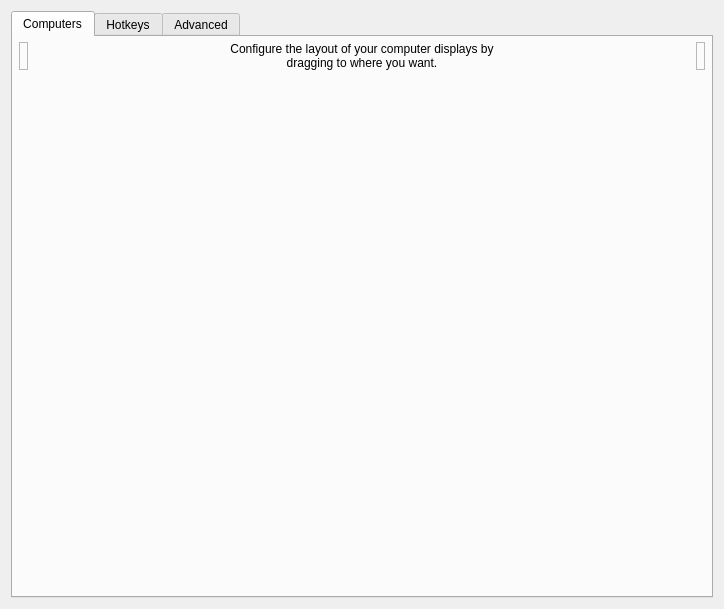
<?xml version="1.0" encoding="UTF-8"?>
<ui version="4.0">
 <class>ServerConfigDialog</class>
 <widget class="QDialog" name="ServerConfigDialog">
  <property name="geometry">
   <rect>
    <x>0</x>
    <y>0</y>
    <width>724</width>
    <height>609</height>
   </rect>
  </property>
  <property name="minimumSize">
   <size>
    <width>0</width>
    <height>0</height>
   </size>
  </property>
  <property name="windowTitle">
   <string>Server Configuration</string>
  </property>
  <layout class="QVBoxLayout" name="verticalLayout_3">
   <item>
    <widget class="QTabWidget" name="tabWidget">
     <widget class="QWidget" name="tabComputers">
      <attribute name="title">
       <string>Computers</string>
      </attribute>
      <layout class="QVBoxLayout">
       <property name="leftMargin">
        <number>6</number>
       </property>
       <property name="topMargin">
        <number>5</number>
       </property>
       <property name="rightMargin">
        <number>6</number>
       </property>
       <property name="bottomMargin">
        <number>5</number>
       </property>
       <item>
        <layout class="QHBoxLayout" name="layoutComputers">
         <property name="spacing">
          <number>6</number>
         </property>
         <item>
          <widget class="RemoveComputerWidget" name="lblRemoveComputer">
           <property name="acceptDrops">
            <bool>true</bool>
           </property>
           <property name="toolTip">
            <string>Drag a computer out of the layout to the trashcan to remove it.</string>
           </property>
           <property name="frameShape">
            <enum>QFrame::Shape::StyledPanel</enum>
           </property>
           <property name="frameShadow">
            <enum>QFrame::Shadow::Raised</enum>
           </property>
          </widget>
         </item>
         <item>
          <spacer name="horizontalSpacer_21">
           <property name="orientation">
            <enum>Qt::Orientation::Horizontal</enum>
           </property>
           <property name="sizeHint" stdset="0">
            <size>
             <width>40</width>
             <height>20</height>
            </size>
           </property>
          </spacer>
         </item>
         <item>
          <widget class="QLabel" name="label_2">
           <property name="sizePolicy">
            <sizepolicy hsizetype="Preferred" vsizetype="Preferred">
             <horstretch>1</horstretch>
             <verstretch>0</verstretch>
            </sizepolicy>
           </property>
           <property name="maximumSize">
            <size>
             <width>310</width>
             <height>16777215</height>
            </size>
           </property>
           <property name="text">
            <string>Configure the layout of your computer displays by dragging to where you want.</string>
           </property>
           <property name="alignment">
            <set>Qt::AlignmentFlag::AlignCenter</set>
           </property>
           <property name="wordWrap">
            <bool>true</bool>
           </property>
           <property name="indent">
            <number>-1</number>
           </property>
          </widget>
         </item>
         <item>
          <spacer name="horizontalSpacer_22">
           <property name="orientation">
            <enum>Qt::Orientation::Horizontal</enum>
           </property>
           <property name="sizeHint" stdset="0">
            <size>
             <width>40</width>
             <height>20</height>
            </size>
           </property>
          </spacer>
         </item>
         <item>
          <widget class="NewComputerWidget" name="lblNewComputer">
           <property name="toolTip">
            <string>Drag to the layout to add a new computer.</string>
           </property>
           <property name="frameShape">
            <enum>QFrame::Shape::StyledPanel</enum>
           </property>
           <property name="frameShadow">
            <enum>QFrame::Shadow::Raised</enum>
           </property>
          </widget>
         </item>
        </layout>
       </item>
       <item>
        <spacer name="verticalSpacer">
         <property name="orientation">
          <enum>Qt::Orientation::Vertical</enum>
         </property>
         <property name="sizeType">
          <enum>QSizePolicy::Policy::Fixed</enum>
         </property>
         <property name="sizeHint" stdset="0">
          <size>
           <width>20</width>
           <height>10</height>
          </size>
         </property>
        </spacer>
       </item>
       <item>
        <widget class="ComputerLayoutView" name="computerLayoutView">
         <property name="toolTip">
          <string>Drag computers to arrange them, drag the corner handle to scale them. Edges that touch are the edges the cursor can cross.</string>
         </property>
         <property name="sizePolicy">
          <sizepolicy hsizetype="MinimumExpanding" vsizetype="Expanding">
           <horstretch>0</horstretch>
           <verstretch>0</verstretch>
          </sizepolicy>
         </property>
         <property name="acceptDrops">
          <bool>true</bool>
         </property>
         <property name="autoFillBackground">
          <bool>false</bool>
         </property>
        </widget>
       </item>
      </layout>
     </widget>
     <widget class="QWidget" name="tabHotkeys">
      <attribute name="title">
       <string>Hotkeys</string>
      </attribute>
      <layout class="QHBoxLayout" name="_2">
       <item>
        <widget class="QGroupBox" name="groupHotkeys">
         <property name="title">
          <string>&amp;Hotkeys</string>
         </property>
         <layout class="QGridLayout" name="_3">
          <item row="0" column="0" rowspan="4">
           <widget class="QListWidget" name="listHotkeys"/>
          </item>
          <item row="0" column="1">
           <widget class="QPushButton" name="btnNewHotkey">
            <property name="enabled">
             <bool>true</bool>
            </property>
            <property name="text">
             <string>&amp;New</string>
            </property>
            <property name="icon">
             <iconset theme="QIcon::ThemeIcon::ListAdd"/>
            </property>
           </widget>
          </item>
          <item row="1" column="1">
           <widget class="QPushButton" name="btnEditHotkey">
            <property name="enabled">
             <bool>false</bool>
            </property>
            <property name="text">
             <string>&amp;Edit</string>
            </property>
            <property name="icon">
             <iconset theme="document-edit"/>
            </property>
           </widget>
          </item>
          <item row="2" column="1">
           <widget class="QPushButton" name="btnRemoveHotkey">
            <property name="enabled">
             <bool>false</bool>
            </property>
            <property name="text">
             <string>&amp;Remove</string>
            </property>
            <property name="icon">
             <iconset theme="QIcon::ThemeIcon::ListRemove"/>
            </property>
           </widget>
          </item>
          <item row="3" column="1">
           <spacer name="hotkeySpacer">
            <property name="orientation">
             <enum>Qt::Orientation::Vertical</enum>
            </property>
            <property name="sizeHint" stdset="0">
             <size>
              <width>75</width>
              <height>161</height>
             </size>
            </property>
           </spacer>
          </item>
         </layout>
        </widget>
       </item>
       <item>
        <widget class="QGroupBox" name="groupActions">
         <property name="font">
          <font>
           <kerning>true</kerning>
          </font>
         </property>
         <property name="title">
          <string>A&amp;ctions</string>
         </property>
         <layout class="QGridLayout">
          <item row="0" column="0" rowspan="4">
           <widget class="QListWidget" name="listActions"/>
          </item>
          <item row="0" column="1">
           <widget class="QPushButton" name="btnNewAction">
            <property name="enabled">
             <bool>false</bool>
            </property>
            <property name="text">
             <string>Ne&amp;w</string>
            </property>
            <property name="icon">
             <iconset theme="QIcon::ThemeIcon::ListAdd"/>
            </property>
           </widget>
          </item>
          <item row="1" column="1">
           <widget class="QPushButton" name="btnEditAction">
            <property name="enabled">
             <bool>false</bool>
            </property>
            <property name="text">
             <string>E&amp;dit</string>
            </property>
            <property name="icon">
             <iconset theme="document-edit"/>
            </property>
           </widget>
          </item>
          <item row="2" column="1">
           <widget class="QPushButton" name="btnRemoveAction">
            <property name="enabled">
             <bool>false</bool>
            </property>
            <property name="text">
             <string>Re&amp;move</string>
            </property>
            <property name="icon">
             <iconset theme="QIcon::ThemeIcon::ListRemove"/>
            </property>
           </widget>
          </item>
          <item row="3" column="1">
           <spacer name="actionSpacer">
            <property name="orientation">
             <enum>Qt::Orientation::Vertical</enum>
            </property>
            <property name="sizeHint" stdset="0">
             <size>
              <width>20</width>
              <height>40</height>
             </size>
            </property>
           </spacer>
          </item>
         </layout>
        </widget>
       </item>
      </layout>
     </widget>
     <widget class="QWidget" name="tabAdvanced">
      <attribute name="title">
       <string>Advanced</string>
      </attribute>
      <layout class="QVBoxLayout" name="verticalLayout_2">
       <property name="leftMargin">
        <number>15</number>
       </property>
       <property name="topMargin">
        <number>15</number>
       </property>
       <property name="rightMargin">
        <number>15</number>
       </property>
       <property name="bottomMargin">
        <number>15</number>
       </property>
       <item>
        <widget class="QGroupBox" name="groupMisc">
         <property name="font">
          <font>
           <kerning>false</kerning>
          </font>
         </property>
         <property name="title">
          <string>&amp;Misc</string>
         </property>
         <layout class="QVBoxLayout" name="verticalLayout_4">
          <property name="leftMargin">
           <number>6</number>
          </property>
          <property name="topMargin">
           <number>6</number>
          </property>
          <property name="rightMargin">
           <number>6</number>
          </property>
          <property name="bottomMargin">
           <number>6</number>
          </property>
          <item>
           <widget class="QCheckBox" name="cbDisableLockToComputer">
            <property name="text">
             <string>Disable lock to computer (scroll lock key)</string>
            </property>
           </widget>
          </item>
          <item>
           <widget class="QCheckBox" name="cbDefaultLockToComputerState">
            <property name="text">
             <string>Enable lock to computer at startup</string>
            </property>
           </widget>
          </item>
          <item>
           <widget class="QCheckBox" name="cbRelativeMouseMoves">
            <property name="enabled">
             <bool>true</bool>
            </property>
            <property name="text">
             <string>Use &amp;relative mouse movements</string>
            </property>
           </widget>
          </item>
          <item>
           <widget class="QCheckBox" name="cbWin32KeepForeground">
            <property name="enabled">
             <bool>true</bool>
            </property>
            <property name="text">
             <string>Don't take &amp;foreground window (Windows only)</string>
            </property>
           </widget>
          </item>
          <item>
           <layout class="QHBoxLayout" name="layoutClipboard">
            <item>
             <widget class="QCheckBox" name="cbEnableClipboard">
              <property name="sizePolicy">
               <sizepolicy hsizetype="Minimum" vsizetype="Preferred">
                <horstretch>0</horstretch>
                <verstretch>0</verstretch>
               </sizepolicy>
              </property>
              <property name="text">
               <string>Enable clipboard sharing</string>
              </property>
              <property name="checked">
               <bool>true</bool>
              </property>
             </widget>
            </item>
            <item>
             <spacer name="horizontalSpacer">
              <property name="orientation">
               <enum>Qt::Orientation::Horizontal</enum>
              </property>
              <property name="sizeHint" stdset="0">
               <size>
                <width>40</width>
                <height>20</height>
               </size>
              </property>
             </spacer>
            </item>
            <item>
             <widget class="QLabel" name="label_7">
              <property name="text">
               <string>Limit to:</string>
              </property>
             </widget>
            </item>
            <item>
             <widget class="QSpinBox" name="sbClipboardSizeLimit">
              <property name="enabled">
               <bool>false</bool>
              </property>
              <property name="sizePolicy">
               <sizepolicy hsizetype="Maximum" vsizetype="Fixed">
                <horstretch>0</horstretch>
                <verstretch>0</verstretch>
               </sizepolicy>
              </property>
              <property name="suffix">
               <string>MB</string>
              </property>
              <property name="maximum">
               <number>10000</number>
              </property>
              <property name="value">
               <number>3</number>
              </property>
             </widget>
            </item>
            <item>
             <spacer name="horizontalSpacer_3">
              <property name="orientation">
               <enum>Qt::Orientation::Horizontal</enum>
              </property>
              <property name="sizeType">
               <enum>QSizePolicy::Policy::Fixed</enum>
              </property>
              <property name="sizeHint" stdset="0">
               <size>
                <width>50</width>
                <height>20</height>
               </size>
              </property>
             </spacer>
            </item>
           </layout>
          </item>
         </layout>
        </widget>
       </item>
       <item>
        <widget class="QGroupBox" name="groupSwitch">
         <property name="font">
          <font>
           <kerning>true</kerning>
          </font>
         </property>
         <property name="title">
          <string>&amp;Switching</string>
         </property>
         <layout class="QVBoxLayout">
          <property name="spacing">
           <number>6</number>
          </property>
          <property name="leftMargin">
           <number>6</number>
          </property>
          <property name="topMargin">
           <number>6</number>
          </property>
          <property name="rightMargin">
           <number>6</number>
          </property>
          <property name="bottomMargin">
           <number>6</number>
          </property>
          <item>
           <layout class="QHBoxLayout" name="_5">
            <item>
             <widget class="QCheckBox" name="cbSwitchDelay">
              <property name="enabled">
               <bool>true</bool>
              </property>
              <property name="text">
               <string>Switch &amp;after waiting</string>
              </property>
             </widget>
            </item>
            <item>
             <spacer name="spacerSwitchWait">
              <property name="orientation">
               <enum>Qt::Orientation::Horizontal</enum>
              </property>
              <property name="sizeHint" stdset="0">
               <size>
                <width>40</width>
                <height>20</height>
               </size>
              </property>
             </spacer>
            </item>
            <item>
             <widget class="QSpinBox" name="sbSwitchDelay">
              <property name="enabled">
               <bool>false</bool>
              </property>
              <property name="sizePolicy">
               <sizepolicy hsizetype="Maximum" vsizetype="Fixed">
                <horstretch>0</horstretch>
                <verstretch>0</verstretch>
               </sizepolicy>
              </property>
              <property name="suffix">
               <string>ms</string>
              </property>
              <property name="minimum">
               <number>10</number>
              </property>
              <property name="maximum">
               <number>10000</number>
              </property>
              <property name="singleStep">
               <number>10</number>
              </property>
              <property name="value">
               <number>250</number>
              </property>
             </widget>
            </item>
            <item>
             <spacer name="spacerSwitchWait_2">
              <property name="orientation">
               <enum>Qt::Orientation::Horizontal</enum>
              </property>
              <property name="sizeType">
               <enum>QSizePolicy::Policy::Fixed</enum>
              </property>
              <property name="sizeHint" stdset="0">
               <size>
                <width>50</width>
                <height>20</height>
               </size>
              </property>
             </spacer>
            </item>
           </layout>
          </item>
          <item>
           <layout class="QHBoxLayout" name="_6">
            <item>
             <widget class="QCheckBox" name="cbSwitchDoubleTap">
              <property name="enabled">
               <bool>true</bool>
              </property>
              <property name="text">
               <string>Switch on double &amp;tap within</string>
              </property>
             </widget>
            </item>
            <item>
             <spacer name="spacerDoubleTap">
              <property name="orientation">
               <enum>Qt::Orientation::Horizontal</enum>
              </property>
              <property name="sizeHint" stdset="0">
               <size>
                <width>40</width>
                <height>20</height>
               </size>
              </property>
             </spacer>
            </item>
            <item>
             <widget class="QSpinBox" name="sbSwitchDoubleTap">
              <property name="enabled">
               <bool>false</bool>
              </property>
              <property name="sizePolicy">
               <sizepolicy hsizetype="Maximum" vsizetype="Fixed">
                <horstretch>0</horstretch>
                <verstretch>0</verstretch>
               </sizepolicy>
              </property>
              <property name="suffix">
               <string>ms</string>
              </property>
              <property name="minimum">
               <number>10</number>
              </property>
              <property name="maximum">
               <number>10000</number>
              </property>
              <property name="singleStep">
               <number>10</number>
              </property>
              <property name="value">
               <number>250</number>
              </property>
             </widget>
            </item>
            <item>
             <spacer name="spacerDoubleTap_2">
              <property name="orientation">
               <enum>Qt::Orientation::Horizontal</enum>
              </property>
              <property name="sizeType">
               <enum>QSizePolicy::Policy::Fixed</enum>
              </property>
              <property name="sizeHint" stdset="0">
               <size>
                <width>50</width>
                <height>20</height>
               </size>
              </property>
             </spacer>
            </item>
           </layout>
          </item>
         </layout>
        </widget>
       </item>
       <item>
        <widget class="QGroupBox" name="groupNetwork">
         <property name="title">
          <string>&amp;Network</string>
         </property>
         <layout class="QVBoxLayout" name="verticalLayout_5">
          <property name="leftMargin">
           <number>6</number>
          </property>
          <property name="topMargin">
           <number>6</number>
          </property>
          <property name="rightMargin">
           <number>6</number>
          </property>
          <property name="bottomMargin">
           <number>6</number>
          </property>
          <item>
           <widget class="QWidget" name="widgetHeartbeat" native="true">
            <layout class="QHBoxLayout" name="groupHeartbeat">
             <property name="spacing">
              <number>9</number>
             </property>
             <property name="leftMargin">
              <number>1</number>
             </property>
             <item>
              <widget class="QCheckBox" name="cbHeartbeat">
               <property name="enabled">
                <bool>true</bool>
               </property>
               <property name="whatsThis">
                <string>&lt;html&gt;&lt;head/&gt;&lt;body&gt;&lt;p&gt;Enables the network heartbeat to ping clients every &lt;span style=&quot; font-style:italic;&quot;&gt;n&lt;/span&gt; seconds. This may help to diagnose network problems by retrying the connection if the client becomes unresponsive.&lt;/p&gt;&lt;/body&gt;&lt;/html&gt;</string>
               </property>
               <property name="text">
                <string>&amp;Check clients every</string>
               </property>
              </widget>
             </item>
             <item>
              <spacer name="spacerNetwork">
               <property name="orientation">
                <enum>Qt::Orientation::Horizontal</enum>
               </property>
               <property name="sizeHint" stdset="0">
                <size>
                 <width>40</width>
                 <height>20</height>
                </size>
               </property>
              </spacer>
             </item>
             <item>
              <widget class="QSpinBox" name="sbHeartbeat">
               <property name="enabled">
                <bool>false</bool>
               </property>
               <property name="sizePolicy">
                <sizepolicy hsizetype="Maximum" vsizetype="Fixed">
                 <horstretch>0</horstretch>
                 <verstretch>0</verstretch>
                </sizepolicy>
               </property>
               <property name="suffix">
                <string>ms</string>
               </property>
               <property name="minimum">
                <number>1000</number>
               </property>
               <property name="maximum">
                <number>30000</number>
               </property>
               <property name="singleStep">
                <number>1000</number>
               </property>
               <property name="value">
                <number>5000</number>
               </property>
              </widget>
             </item>
             <item>
              <spacer name="spacerNetwork_2">
               <property name="orientation">
                <enum>Qt::Orientation::Horizontal</enum>
               </property>
               <property name="sizeType">
                <enum>QSizePolicy::Policy::Fixed</enum>
               </property>
               <property name="sizeHint" stdset="0">
                <size>
                 <width>50</width>
                 <height>20</height>
                </size>
               </property>
              </spacer>
             </item>
            </layout>
           </widget>
          </item>
          <item>
           <layout class="QHBoxLayout" name="horizontalLayout_5">
            <item>
             <widget class="QLabel" name="labelProtocol">
              <property name="whatsThis">
               <string>&lt;html&gt;&lt;head/&gt;&lt;body&gt;&lt;p&gt;Enables compatibility with programs that use either the Synergy or Barrier protocols:&lt;/p&gt;&lt;ul style=&quot;margin-top: 0px; margin-bottom: 0px; margin-left: 0px; margin-right: 0px; -qt-list-indent: 1;&quot;&gt;&lt;li style=&quot; margin-top:12px; margin-bottom:0px; margin-left:0px; margin-right:0px; -qt-block-indent:0; text-indent:0px;&quot;&gt;Synergy 3 uses the Synergy protocol.&lt;/li&gt;&lt;li style=&quot; margin-top:0px; margin-bottom:12px; margin-left:0px; margin-right:0px; -qt-block-indent:0; text-indent:0px;&quot;&gt;Barrier, Input-Leap and Synergy 1 uses the Barrier protocol.&lt;/li&gt;&lt;/ul&gt;&lt;p&gt;A Deskflow client will automatically use either the Synergy or Barrier protocol depending on the server protocol.&lt;/p&gt;&lt;/body&gt;&lt;/html&gt;</string>
              </property>
              <property name="text">
               <string>Network protocol</string>
              </property>
             </widget>
            </item>
            <item>
             <widget class="QRadioButton" name="rbProtocolSynergy">
              <property name="text">
               <string notr="true">Synergy</string>
              </property>
              <property name="checked">
               <bool>true</bool>
              </property>
             </widget>
            </item>
            <item>
             <widget class="QRadioButton" name="rbProtocolBarrier">
              <property name="text">
               <string notr="true">Barrier</string>
              </property>
             </widget>
            </item>
           </layout>
          </item>
         </layout>
        </widget>
       </item>
       <item>
        <widget class="QGroupBox" name="groupExternalConfig">
         <property name="toolTip">
          <string>Use a server config file to create complex computer layouts that are not possible with the computer layout editor.

Enabling this setting will disable the server config GUI.</string>
         </property>
         <property name="title">
          <string>Use a server config file</string>
         </property>
         <property name="checkable">
          <bool>true</bool>
         </property>
         <layout class="QHBoxLayout" name="horizontalLayout">
          <item>
           <widget class="QWidget" name="widgetExternalConfigControls" native="true">
            <property name="enabled">
             <bool>false</bool>
            </property>
            <layout class="QHBoxLayout" name="horizontalLayout_2">
             <property name="leftMargin">
              <number>0</number>
             </property>
             <property name="topMargin">
              <number>0</number>
             </property>
             <property name="rightMargin">
              <number>0</number>
             </property>
             <property name="bottomMargin">
              <number>0</number>
             </property>
             <item>
              <widget class="QLabel" name="labelConfigFile">
               <property name="sizePolicy">
                <sizepolicy hsizetype="Maximum" vsizetype="Preferred">
                 <horstretch>0</horstretch>
                 <verstretch>0</verstretch>
                </sizepolicy>
               </property>
               <property name="minimumSize">
                <size>
                 <width>96</width>
                 <height>0</height>
                </size>
               </property>
               <property name="text">
                <string>Config file path</string>
               </property>
              </widget>
             </item>
             <item>
              <spacer name="horizontalSpacer_6">
               <property name="orientation">
                <enum>Qt::Orientation::Horizontal</enum>
               </property>
               <property name="sizeType">
                <enum>QSizePolicy::Policy::Fixed</enum>
               </property>
               <property name="sizeHint" stdset="0">
                <size>
                 <width>13</width>
                 <height>20</height>
                </size>
               </property>
              </spacer>
             </item>
             <item>
              <widget class="QLineEdit" name="lineConfigFile">
               <property name="sizePolicy">
                <sizepolicy hsizetype="Minimum" vsizetype="Fixed">
                 <horstretch>0</horstretch>
                 <verstretch>0</verstretch>
                </sizepolicy>
               </property>
               <property name="minimumSize">
                <size>
                 <width>180</width>
                 <height>0</height>
                </size>
               </property>
              </widget>
             </item>
             <item>
              <widget class="QPushButton" name="btnBrowseConfigFile">
               <property name="sizePolicy">
                <sizepolicy hsizetype="Fixed" vsizetype="Fixed">
                 <horstretch>0</horstretch>
                 <verstretch>0</verstretch>
                </sizepolicy>
               </property>
               <property name="minimumSize">
                <size>
                 <width>0</width>
                 <height>0</height>
                </size>
               </property>
               <property name="cursor">
                <cursorShape>PointingHandCursor</cursorShape>
               </property>
               <property name="text">
                <string/>
               </property>
               <property name="flat">
                <bool>true</bool>
               </property>
              </widget>
             </item>
            </layout>
           </widget>
          </item>
         </layout>
        </widget>
       </item>
      </layout>
     </widget>
    </widget>
   </item>
  </layout>
 </widget>
 <customwidgets>
  <customwidget>
   <class>ComputerLayoutView</class>
   <extends>QWidget</extends>
   <header>widgets/ComputerLayoutView.h</header>
  </customwidget>
  <customwidget>
   <class>RemoveComputerWidget</class>
   <extends>QLabel</extends>
   <header>widgets/RemoveComputerWidget.h</header>
  </customwidget>
  <customwidget>
   <class>NewComputerWidget</class>
   <extends>QLabel</extends>
   <header>widgets/NewComputerWidget.h</header>
  </customwidget>
 </customwidgets>
 <tabstops>
  <tabstop>computerLayoutView</tabstop>
  <tabstop>listHotkeys</tabstop>
  <tabstop>btnNewHotkey</tabstop>
  <tabstop>btnEditHotkey</tabstop>
  <tabstop>btnRemoveHotkey</tabstop>
  <tabstop>listActions</tabstop>
  <tabstop>btnNewAction</tabstop>
  <tabstop>btnEditAction</tabstop>
  <tabstop>btnRemoveAction</tabstop>
  <tabstop>cbSwitchDelay</tabstop>
  <tabstop>sbSwitchDelay</tabstop>
  <tabstop>cbSwitchDoubleTap</tabstop>
  <tabstop>sbSwitchDoubleTap</tabstop>
  <tabstop>cbEnableClipboard</tabstop>
  <tabstop>sbClipboardSizeLimit</tabstop>
  <tabstop>cbHeartbeat</tabstop>
  <tabstop>sbHeartbeat</tabstop>
  <tabstop>cbRelativeMouseMoves</tabstop>
  <tabstop>tabWidget</tabstop>
 </tabstops>
 <resources/>
 <connections/>
</ui>
